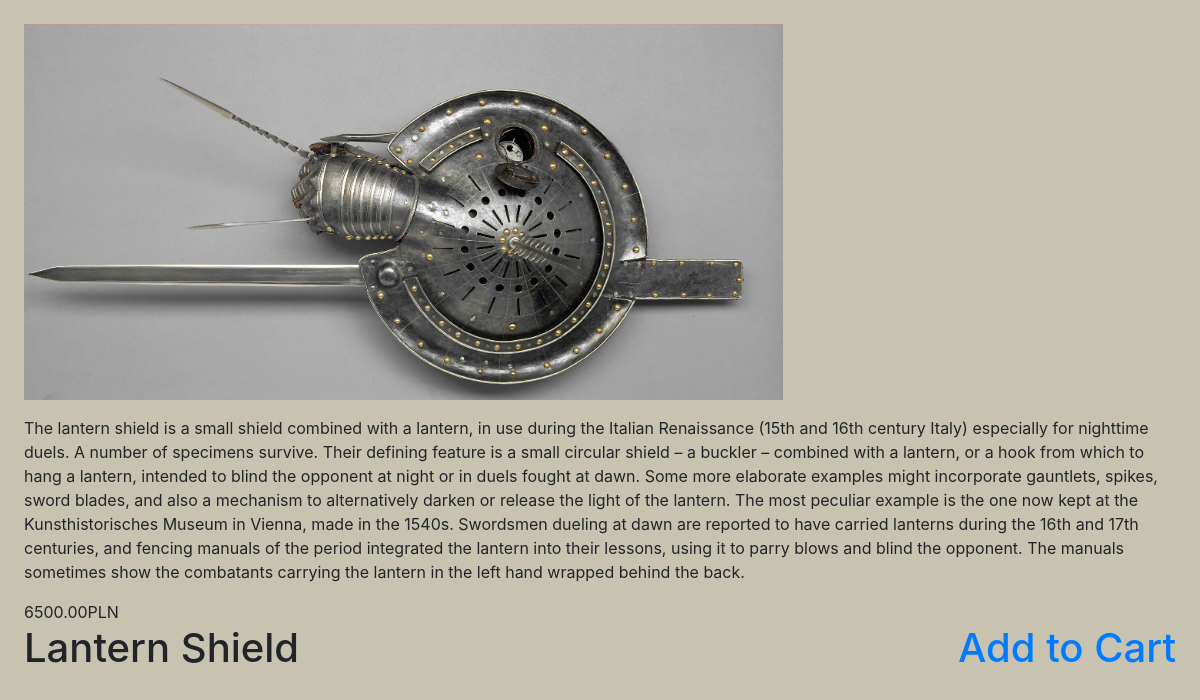
/products/1, run on the app's committed database.
### products/models.py (models this page shows, shortened)
class Product(models.Model):
	category = models.ForeignKey(Category, related_name='products', default=None, on_delete=models.CASCADE)
	title=models.CharField(max_length=120, db_index=True)
	slug = models.SlugField(max_length=100, db_index=True)
	description=models.TextField(blank=True, null=True)
	price=models.DecimalField(max_digits=10, decimal_places=2)
	available = models.BooleanField(default=True)
	image = models.ImageField(upload_to='static/img/', default=False)
	stock=models.PositiveSmallIntegerField()
	created_at = models.DateTimeField(auto_now_add=True, auto_now=False)
	updated_at = models.DateTimeField(auto_now_add=True, auto_now=False)
	class Meta:
		ordering = ('title', )
		index_together = (('id', 'slug'),)

### products/views.py (the view)
# urls.py: path('<int:id>',ProductDetailView.as_view(), name='product_detail'),
class ProductDetailView(DetailView):
	def get_object(self):
		id_=self.kwargs.get("id")
		return get_object_or_404(Product, id=id_)

### products/templates/products/product_detail.html
{%extends 'base.html' %}
{% block content %}
<img src="../{{object.image}}" alt="" height="50%"></p>
<p> {%if object.description%}{{object.description}}{%else%}Description coming soon{%endif%} </p>
{{object.price}}PLN
<div clas='col-sm-8'>
	<h1> {{object.title}} <a href="{% url 'update_cart' object.slug%} " class='pull-right'>Add to Cart</a></h1>
{% endblock %}

### templates/base.html (style rules this page uses)
body { min-height: auto; margin: 2%; padding: 0; background-color: rgb(200,195,176); background-size: cover; background-position: center; }
html { height: 100%; }

### data on the page
Product: image (picture), description "The lantern shield is a small shield combined with a lantern, in use during the Italian Renaissance (15th and 16th century Italy) especially for nighttime duels. A number of specimens survive. Their defining feature is a small circular shield – a buckler – combined with a lantern, or a hook from which to hang a lantern, intended to blind the opponent at night or in duels fought at dawn. Some more elaborate examples might incorporate gauntlets, spikes, sword blades, and also a mechanism to alternatively darken or release the light of the lantern. The most peculiar example is the one now kept at the Kunsthistorisches Museum in Vienna, made in the 1540s. Swordsmen dueling at dawn are reported…", price "6500.00", title "Lantern Shield"
